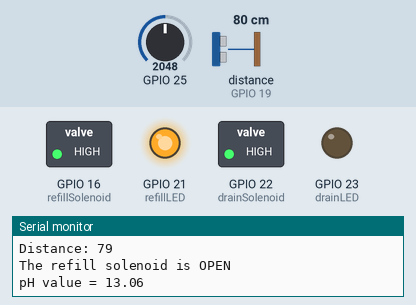
Simulated run of this sketch. Board: ESP32. Parts: switched loads named in the sketch (green lamp = pin HIGH), output pins drawn as LEDs (lit = HIGH), the last lines printed to the serial monitor. Wiring (inferred from the names in the program): ultrasonic range finder: trigger GPIO 18; echo GPIO 19. Inputs (shaded band) come from the test bench; at power-on: distance to the obstacle (sensor on GPIO 19) 80 cm, GPIO 25 = 2048 (analog values on the 0–4095 scale). The echo pulse lasts 58.3 µs per cm; pins used as bus, display or sensor lines are not drawn.

Above: at 2.8 s.
2.9 s: distance to the obstacle (sensor on GPIO 19) set to 22 cm
5.7 s: distance to the obstacle (sensor on GPIO 19) set to 19 cm
At 10.0 s:
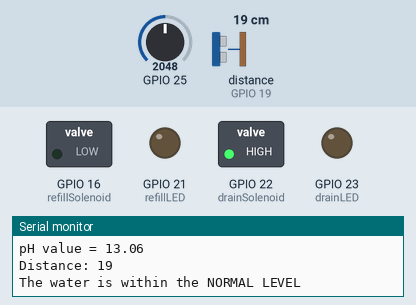
10.6 s: GPIO 25 set to 2732
12.8 s: GPIO 25 set to 2854
At 17.1 s:
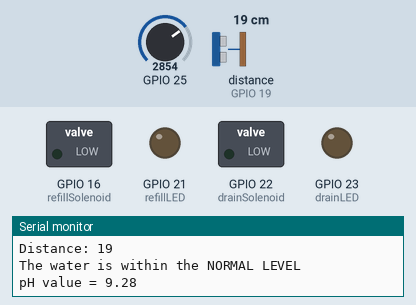
17.7 s: distance to the obstacle (sensor on GPIO 19) set to 4 cm
19.4 s: distance to the obstacle (sensor on GPIO 19) set to 2 cm
At 24.2 s:
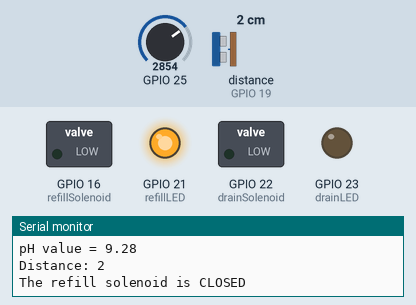
Timing chart, 0 to 25.2 s (numbered marks = the images above; inputs shaded):
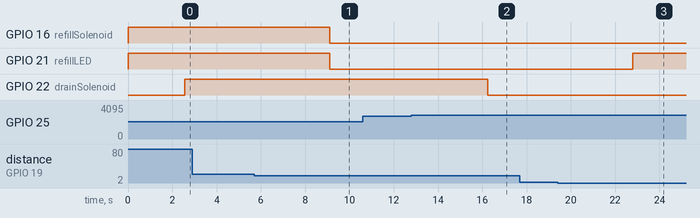

Measured:
- the behaviour switches between 21 and 20 cm on distance to the obstacle (sensor on GPIO 19) (found by bisection; images 0 and 1)
- the behaviour switches between 2805 and 2806 on GPIO 25 (found by bisection; images 1 and 2)
- the behaviour switches between 3 and 2 cm on distance to the obstacle (sensor on GPIO 19) (found by bisection; images 2 and 3)
- after the input at 5.7 s, GPIO 16 (refillSolenoid), GPIO 21 (refillLED): HIGH → LOW after 3.4 s
- after the input at 12.8 s, GPIO 22 (drainSolenoid): HIGH → LOW after 3.4 s
- after the input at 19.4 s, GPIO 21 (refillLED): LOW → HIGH after 3.4 s

The sketch:

phAndUltrsonicCode.ino
```cpp
const int refillSolenoid = 16;
const int powerOn = 17;
const int trigpin = 18;
const int echopin = 19;
const int refillLED = 21;
const int drainSolenoid = 22;
const int drainLED = 23;

const int maxRange = 20;
const int minRange = 2;

void setup() {
  Serial.begin(115200);

  pinMode(trigpin, OUTPUT);
  pinMode(echopin, INPUT);
  pinMode(refillSolenoid, OUTPUT);
  pinMode(refillLED, OUTPUT);
  pinMode(drainSolenoid, OUTPUT);
  pinMode(drainLED, OUTPUT);

  digitalWrite(refillLED, LOW);
  Serial.println("welcome");

  analogReadResolution(12);
}

void loop() {
  // ULTRASONIC SENSOR WORKINGS
  digitalWrite(trigpin, HIGH);
  delayMicroseconds(10);
  digitalWrite(trigpin, LOW);
  unsigned long startTime = micros();
  int duration = pulseIn(echopin, HIGH, 20000);
  int distance = (0.0343f * duration) / 2;
  if(duration <= 0){Serial.println("No echo received");}else{Serial.print("Distance: ");Serial.println(distance);}
  digitalWrite(refillSolenoid, distance <= minRange ? LOW : (distance >= maxRange ? HIGH : LOW));
  String refillMessage = distance <= minRange ? "The refill solenoid is CLOSED" : (distance >= maxRange ? "The refill solenoid is OPEN" : "The water is within the NORMAL LEVEL");
  digitalWrite(refillLED, distance >= maxRange ? HIGH : (distance <= minRange ? HIGH : LOW));
  Serial.println(refillMessage);
  delay(2000);

  // PH SENSOR WORKINGS
  float phValue = readPh(22);
  Serial.print("pH value = ");
  Serial.println(phValue);
  digitalWrite(drainSolenoid, phValue <= 5 ? HIGH : (phValue >= 9.5 ? HIGH : LOW));
  String drainMessage = phValue <= 5 ? "The DRAIN SOLENOID is OPEN" : (phValue >= 9.5 ? "The DRAIN SOLENOID is OPEN" : "The DRAIN SOLENOID is CLOSED");
  delay(2000);
}

float readPh(int phPin) {
  float phVal, phAve = 0.0;
  for (int a = 0; a < 500; a++) {
    int phValue = 2500 - analogReadMilliVolts(25);
    phVal = 7.0 + ((float)phValue / 1000.0);
    phVal = phVal * 1.0354;
    phAve += phVal;
    delay(1);
  }
  phAve = phAve / 500.0;
  return ((5.6331 * phAve) - 32.724);
}
```
